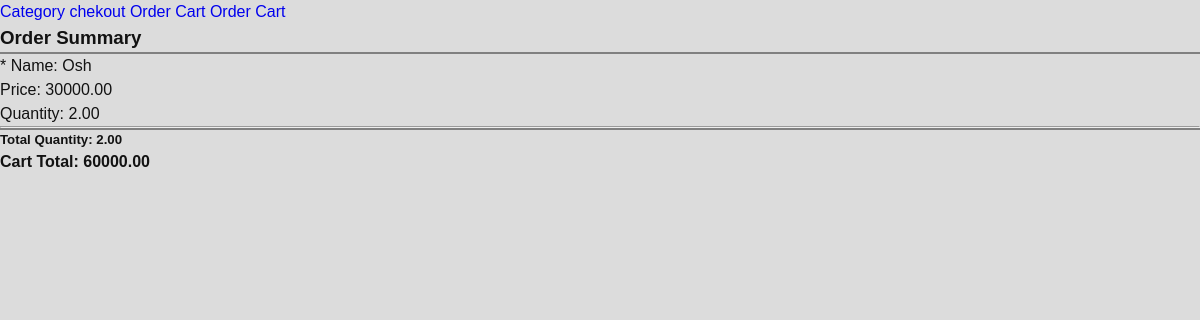
The app's page /purchase/checkout/, older data.
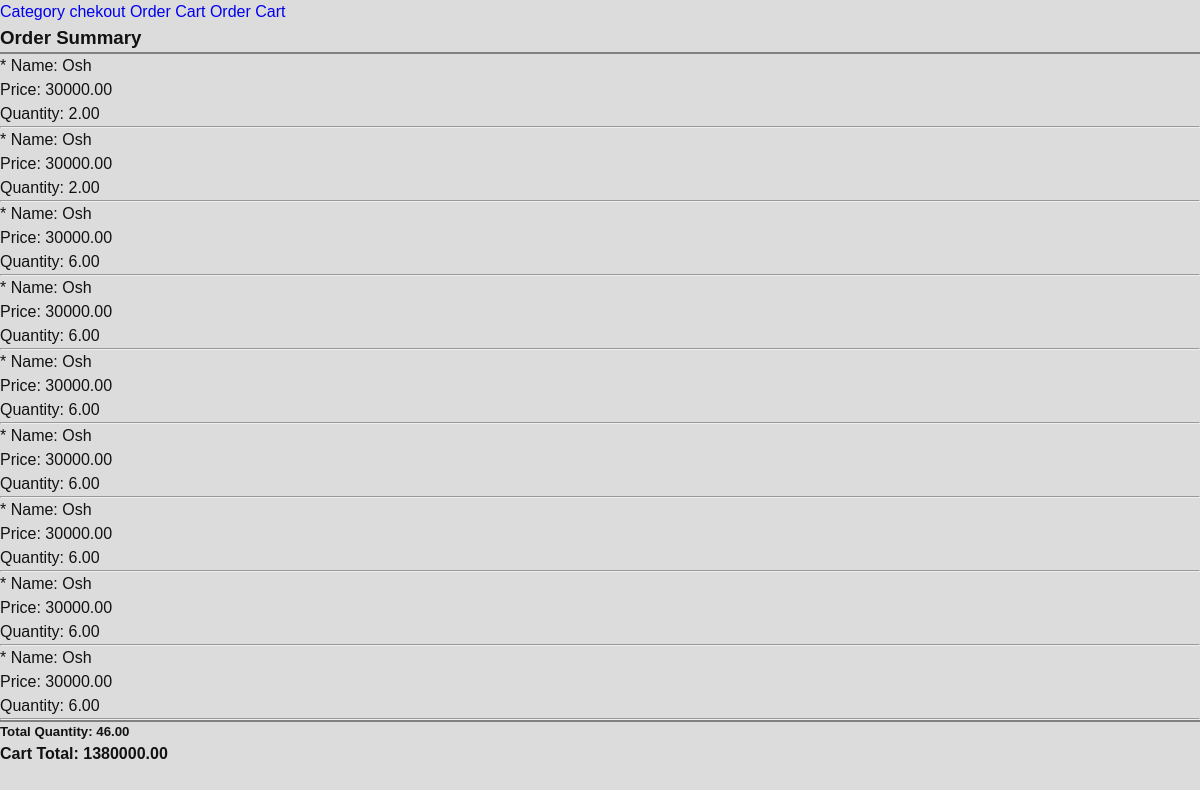
The same page, newer data.
### purchase/models.py (models this page shows, shortened)
class OrderItem(models.Model):
    meal = models.ForeignKey(Meal, on_delete=models.SET_NULL, related_name='order_items', blank=True, null=True)
    quantity = models.DecimalField(default=0, null=True, blank=True, max_digits=10, decimal_places=2)
    date_added = models.DateTimeField(auto_now_add=True)
    @property
    def order_item_total_price(self):
            total = self.meal.price * Decimal(self.quantity)
            return Decimal(total)
    @staticmethod
    def total_order_price():
        total_sum = Decimal('0')
        order_items = OrderItem.objects.all()
        for order_item in order_items:
            total_sum += order_item.order_item_total_price
        return f"{total_sum:.2f}"
    @staticmethod
    def total_quantity():
        t_quantity = Decimal('0')
        quantities = OrderItem.objects.all()
        for quantity in quantities:
            t_quantity += quantity.quantity
        return f"{t_quantity}"

### mainapp/models.py (models this page shows, shortened)
class Meal(models.Model):
    name = models.CharField(max_length=30)
    slug = models.SlugField(max_length=30)
    image = models.ImageField()
    menu = models.ForeignKey(Menu, on_delete=models.CASCADE)
    recipe = models.TextField(max_length=1000)
    real_price = models.DecimalField(max_digits=10, decimal_places=2)
    price = models.DecimalField(max_digits=10, decimal_places=2)
    quantity = models.IntegerField(blank=True, null=True)
    created = models.DateTimeField(auto_now_add=True)
    updated = models.DateTimeField(auto_now=True)
    SIZE_CHOICES = [(i, str(i)) for i in ['05_HISSA', 'ODATIY',]]
    porsiya = models.CharField(max_length=10, choices=SIZE_CHOICES, blank=True, null=True)
    MIQDOR_CHOICES = [(i, str(i)) for i in ['0.5 L', '1 L', '1.5 L', '2 L']]
    liter = models.CharField(choices=MIQDOR_CHOICES, max_length=10, blank=True, null=True)

### purchase/views.py (the view)
# urls.py: path('checkout/', checkout, name='checkout'),
def checkout(request):
    cart = OrderItem.objects.all()
    total_price = OrderItem.total_order_price()
    total_quantity = OrderItem.total_quantity()
    return render(request, 'page/buy.html', {"cart": cart, 'total_price': total_price, 'total_quantity':total_quantity})

### templates/page/buy.html (shortened to what this page needs)
{% extends 'base.html' %}
{% load static %}
{% block content %}
    <div clas="col-lg-6">
        <div clas="box-element">
            <h3>Order Summary</h3>
            <hr style="height:2px;border-width:0;color:gray;background-color:gray">
            {% for d in cart %}
                        <div clas="cart-row">
                            <div style="flex:2"><p>* Name: {{d.meal.name}}</p></div>
                            <div style="flex:1"><p>Price: {{d.meal.price}}</p></div>
                            <div style="flex:1"><p>Quantity: {{d.quantity}}</p></div>
                        </div>
                        <hr>
            {% endfor %}
            <hr style="height:2px;border-width:0;color:gray;background-color:gray">
                <h5>Total Quantity: {{ total_quantity }}</h5>
              <h4>Cart Total: {{ total_price }}</h4>
        </div>
    </div>
{% endblock content %}

Row changes from the older to the newer data that the page shows:
added OrderItem: meal.name "Osh", meal.price "30000.00", quantity "2.00"
added OrderItem: meal.name "Osh", meal.price "30000.00", quantity "6.00"
added OrderItem: meal.name "Osh", meal.price "30000.00", quantity "6.00"
added OrderItem: meal.name "Osh", meal.price "30000.00", quantity "6.00"
added OrderItem: meal.name "Osh", meal.price "30000.00", quantity "6.00"
added OrderItem: meal.name "Osh", meal.price "30000.00", quantity "6.00"
added OrderItem: meal.name "Osh", meal.price "30000.00", quantity "6.00"
added OrderItem: meal.name "Osh", meal.price "30000.00", quantity "6.00"
Text that changed along with them:
{{ total_quantity }}: "2.00" → "46.00"
{{ total_price }}: "60000.00" → "1380000.00"
